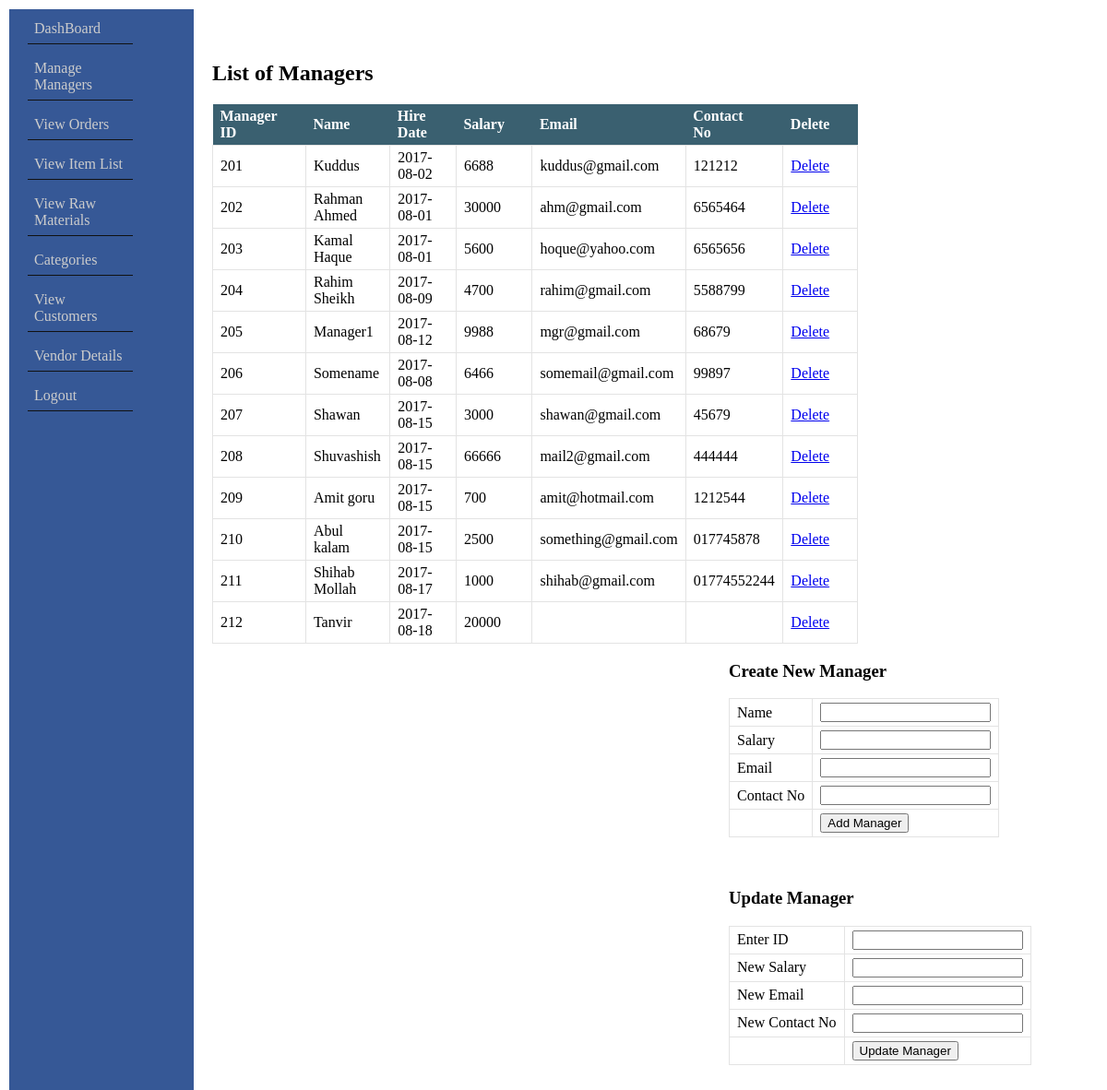
Screenshot of /manage_managers_admin.php with the database file from the repository.
### tables this page shows
CREATE TABLE `manager` (
  `manager_id` int(10) NOT NULL,
  `manager_name` varchar(20) NOT NULL,
  `hire_date` date NOT NULL,
  `manager_salary` int(20) NOT NULL,
  `manager_email` varchar(20) NOT NULL,
  `manager_contact_no` varchar(20) NOT NULL
);

### db.php (called while the page is built, shortened)
<?php
function getJSONFromDB($sql){
	$conn = mysqli_connect("localhost", "root", "","ims");
	$result = mysqli_query($conn, $sql)or die(mysqli_error($$conn));
	$arr=array();
	while($row = mysqli_fetch_assoc($result)) {
		$arr[]=$row;
	}
	return json_encode($arr);
}
?>

### manage_managers_admin.php (the view, shortened to what this page needs)
<?php
require("db.php");
$result = getJSONFromDB("select * from manager");
$result = json_decode($result, true);
?>
<!DOCTYPE html>
<html>
<head>
</head>
<body>
	<br><br>
	<div id="bd">
		<div class = "left">
			<table id="tbb">
				<h2>List of Managers</h2>
				<th>Manager ID</th> <th>Name</th> <th> Hire Date</th> <th> Salary </th> <th>Email</th> <th>Contact No</th><th>Delete</th>
				<?php
					for($i=0;$i<sizeof($result);$i++){
						$id = $result[$i]["manager_id"];
						$name = $result[$i]["manager_name"];
						$hiredate = $result[$i]["hire_date"];
						$sal = $result[$i]["manager_salary"];
						$email = $result[$i]["manager_email"];
						$phn = $result[$i]["manager_contact_no"];
						echo "<tr>
							<td>$id</td>
							<td>$name</td>
							<td>$hiredate</td>
							<td>$sal</td>
							<td>$email</td>
							<td>$phn</td>
							<td><a href='manage_managers_admin.php?did=$id'>Delete</a></td>
						 </tr>";
					}
				 ?>
			</table>
		</div>
		<div class="right">
			<div>
			<form action="manage_managers_admin.php" method="POST">
				<table id="tbb">
					<h3>Create New Manager</h3>
					<tr>
						<td>Name</td>
						<td><input type="text" name="mgr_name"></td>
					</tr>
					<tr>
						<td>Salary</td>
						<td><input type="number" name="mgr_salary"></td>
					</tr>
					<tr>
						<td>Email</td>
						<td><input type="text" name="mgr_email"></td>
					</tr>
					<tr>
						<td>Contact No</td>
						<td><input type="text" name="mgr_contact_no"></td>
					</tr>
					<tr>
						<td></td>
						<td> <input type="submit" name="create_new_mgr" value="Add Manager"></td>
					</tr>
				</table>
			</form>
		</div>
		<div>
		<br><br>
			<form action="manage_managers_admin.php" method="POST">
				<table id="tbb">
					<h3>Update Manager</h3>
					<tr>
						<td>Enter ID</td>
						<td><input type="number" name="mgr_id"></td>
					</tr>
					<tr>
						<td>New Salary</td>
						<td><input type="number" name="mgr_salary"></td>
					</tr>
					<tr>
						<td>New Email</td>
						<td><input type="text" name="mgr_email"></td>
					</tr>
					<tr>
						<td>New Contact No</td>
						<td><input type="text" name="mgr_contact_no"></td>
					</tr>
					<tr>
						<td></td>
						<td> <input type="submit" name="update_mgr" value="Update Manager"></td>
					</tr>
				</table>
			</form>
		</div>
		</div>
	</div>
</body>
</html>

### admin_side_bar_style.css (style rules this page uses)
body { margin: 10px; padding: 0px; }
#sidebar { background: #365896; width:200px; height:100%; display: block; position: absolute; left: 0px top: 0px; }
ul { margin: 0px; padding: 0px 20px; }
ul li { list-style: none; padding: 5px 0px; border-bottom: 1px solid rgba(50,30,70,0,3); }
ul li a { background: #365896; color: #ccc; border-bottom: 1px solid #111; display: block; width: 100px; padding: 7px; text-decoration: none; }

### manage_managers_admin.php (style rules this page uses)
#bd { margin-left: 220px; }
.left { width: 700px; float: left; }
.right { width: 400px; float: right; }
#tbb { border-collapse: collapse; }
#tbb th { text-align: left; background-color: #3a6070; color: #FFF; padding: 4px 30px 4px 8px; }
#tbb td { border : 1px solid #e3e3e3; padding: 4px 8px; }

### rows the page displays
manager: manager_id "201", manager_name "Kuddus", hire_date "2017-08-02", manager_salary "6688", manager_email "kuddus@gmail.com", manager_contact_no "121212"
manager: manager_id "202", manager_name "Rahman Ahmed", hire_date "2017-08-01", manager_salary "30000", manager_email "ahm@gmail.com", manager_contact_no "6565464"
manager: manager_id "203", manager_name "Kamal Haque", hire_date "2017-08-01", manager_salary "5600", manager_email "hoque@yahoo.com", manager_contact_no "6565656"
manager: manager_id "204", manager_name "Rahim Sheikh", hire_date "2017-08-09", manager_salary "4700", manager_email "rahim@gmail.com", manager_contact_no "5588799"
manager: manager_id "205", manager_name "Manager1", hire_date "2017-08-12", manager_salary "9988", manager_email "mgr@gmail.com", manager_contact_no "68679"
manager: manager_id "206", manager_name "Somename", hire_date "2017-08-08", manager_salary "6466", manager_email "somemail@gmail.com", manager_contact_no "99897"
manager: manager_id "207", manager_name "Shawan", hire_date "2017-08-15", manager_salary "3000", manager_email "shawan@gmail.com", manager_contact_no "45679"
manager: manager_id "208", manager_name "Shuvashish", hire_date "2017-08-15", manager_salary "66666", manager_email "mail2@gmail.com", manager_contact_no "444444"
manager: manager_id "209", manager_name "Amit goru", hire_date "2017-08-15", manager_salary "700", manager_email "amit@hotmail.com", manager_contact_no "1212544"
manager: manager_id "210", manager_name "Abul kalam", hire_date "2017-08-15", manager_salary "2500", manager_email "something@gmail.com", manager_contact_no "017745878"
manager: manager_id "211", manager_name "Shihab Mollah", hire_date "2017-08-17", manager_salary "1000", manager_email "shihab@gmail.com", manager_contact_no "01774552244"
manager: manager_id "212", manager_name "Tanvir", hire_date "2017-08-18", manager_salary "20000"
